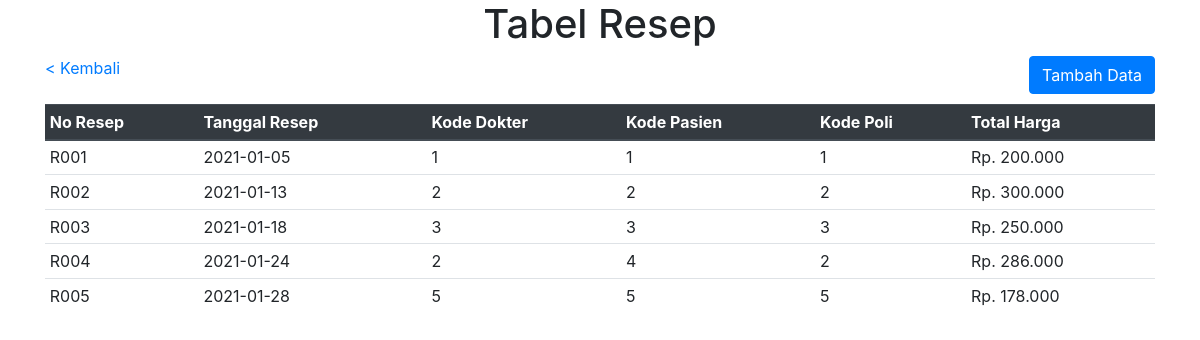
The app's page /resep.php with its own data.
### tables this page shows
CREATE TABLE `t_resep`  (
  `no_resep` varchar(20) NOT NULL,
  `tgl_resep` date NULL DEFAULT NULL,
  `kode_dokter` int(11) NULL DEFAULT NULL,
  `kode_pasien` int(11) NULL DEFAULT NULL,
  `kode_poli` int(11) NULL DEFAULT NULL,
  `total_harga` varchar(20) NULL DEFAULT NULL,
  PRIMARY KEY (`no_resep`) USING BTREE
);

### resep.php (the view, shortened to what this page needs)
<!DOCTYPE html>
<html lang="en">
<head>
    <link rel="stylesheet" href="assets/bootstrap.min.css">
</head>
<body>
    <h1 class="text-center">Tabel Resep</h1>
    <div class="container">
        <a href="index.php">
            < Kembali</a>
                <a href="tambah/tambah_resep.php" class="btn btn-primary float-right">Tambah Data</a>
                <br><br>
                <table class="table table-sm" align="center">
                    <thead class="thead-dark">
                        <tr>
                            <th scope="col">No Resep</th>
                            <th scope="col">Tanggal Resep</th>
                            <th scope="col">Kode Dokter</th>
                            <th scope="col">Kode Pasien</th>
                            <th scope="col">Kode Poli</th>
                            <th scope="col">Total Harga</th>
                        </tr>
                    </thead>
                    <tbody>
                        <tr>
                            <?php
                            include "config.php";
                            $resep = "SELECT * FROM `t_resep`";
                            $result = mysqli_query($conn, $resep);
                            ?>
                            <?php while ($hasil = mysqli_fetch_assoc($result)) : ?>
                                <td><?= $hasil['no_resep']; ?></td>
                                <td><?= $hasil['tgl_resep']; ?></td>
                                <td><?= $hasil['kode_dokter']; ?></td>
                                <td><?= $hasil['kode_pasien']; ?></td>
                                <td><?= $hasil['kode_poli']; ?></td>
                                <td><?= $hasil['total_harga']; ?></td>
                        </tr>
                    <?php endwhile; ?>
                    </tbody>
                </table>
    </div>
</body>
</html>

### records on screen
t_resep: no_resep "R001", tgl_resep "2021-01-05", kode_dokter "1", kode_pasien "1", kode_poli "1", total_harga "Rp. 200.000"
t_resep: no_resep "R002", tgl_resep "2021-01-13", kode_dokter "2", kode_pasien "2", kode_poli "2", total_harga "Rp. 300.000"
t_resep: no_resep "R003", tgl_resep "2021-01-18", kode_dokter "3", kode_pasien "3", kode_poli "3", total_harga "Rp. 250.000"
t_resep: no_resep "R004", tgl_resep "2021-01-24", kode_dokter "2", kode_pasien "4", kode_poli "2", total_harga "Rp. 286.000"
t_resep: no_resep "R005", tgl_resep "2021-01-28", kode_dokter "5", kode_pasien "5", kode_poli "5", total_harga "Rp. 178.000"
